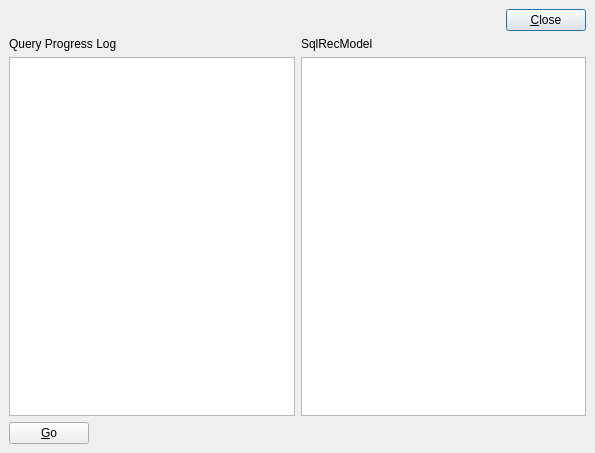
<?xml version="1.0" encoding="UTF-8"?>
<ui version="4.0">
 <class>win</class>
 <widget class="QWidget" name="win">
  <property name="geometry">
   <rect>
    <x>0</x>
    <y>0</y>
    <width>595</width>
    <height>453</height>
   </rect>
  </property>
  <property name="windowTitle">
   <string>Asynchronous Database Access With Qt</string>
  </property>
  <layout class="QHBoxLayout" name="horizontalLayout">
   <property name="spacing">
    <number>6</number>
   </property>
   <property name="margin">
    <number>9</number>
   </property>
   <item>
    <layout class="QVBoxLayout" name="verticalLayout_4">
     <item>
      <layout class="QHBoxLayout">
       <property name="spacing">
        <number>6</number>
       </property>
       <property name="margin">
        <number>0</number>
       </property>
       <item>
        <spacer>
         <property name="orientation">
          <enum>Qt::Horizontal</enum>
         </property>
         <property name="sizeHint" stdset="0">
          <size>
           <width>261</width>
           <height>20</height>
          </size>
         </property>
        </spacer>
       </item>
       <item>
        <widget class="QPushButton" name="closeButton">
         <property name="text">
          <string>&amp;Close</string>
         </property>
         <property name="default">
          <bool>true</bool>
         </property>
        </widget>
       </item>
      </layout>
     </item>
     <item>
      <layout class="QGridLayout" name="gridLayout">
       <item row="1" column="0">
        <widget class="QTextBrowser" name="textBrowser">
         <property name="acceptRichText">
          <bool>false</bool>
         </property>
         <property name="textInteractionFlags">
          <set>Qt::NoTextInteraction</set>
         </property>
        </widget>
       </item>
       <item row="1" column="1">
        <widget class="QTableView" name="tableView"/>
       </item>
       <item row="0" column="0">
        <widget class="QLabel" name="label">
         <property name="text">
          <string>Query Progress Log</string>
         </property>
        </widget>
       </item>
       <item row="0" column="1">
        <widget class="QLabel" name="label_2">
         <property name="text">
          <string>SqlRecModel</string>
         </property>
        </widget>
       </item>
      </layout>
     </item>
     <item>
      <layout class="QHBoxLayout">
       <property name="spacing">
        <number>6</number>
       </property>
       <property name="margin">
        <number>0</number>
       </property>
       <item>
        <widget class="QPushButton" name="goButton">
         <property name="text">
          <string>&amp;Go</string>
         </property>
        </widget>
       </item>
       <item>
        <spacer>
         <property name="orientation">
          <enum>Qt::Horizontal</enum>
         </property>
         <property name="sizeHint" stdset="0">
          <size>
           <width>271</width>
           <height>20</height>
          </size>
         </property>
        </spacer>
       </item>
      </layout>
     </item>
    </layout>
   </item>
  </layout>
 </widget>
 <resources/>
 <connections/>
</ui>
